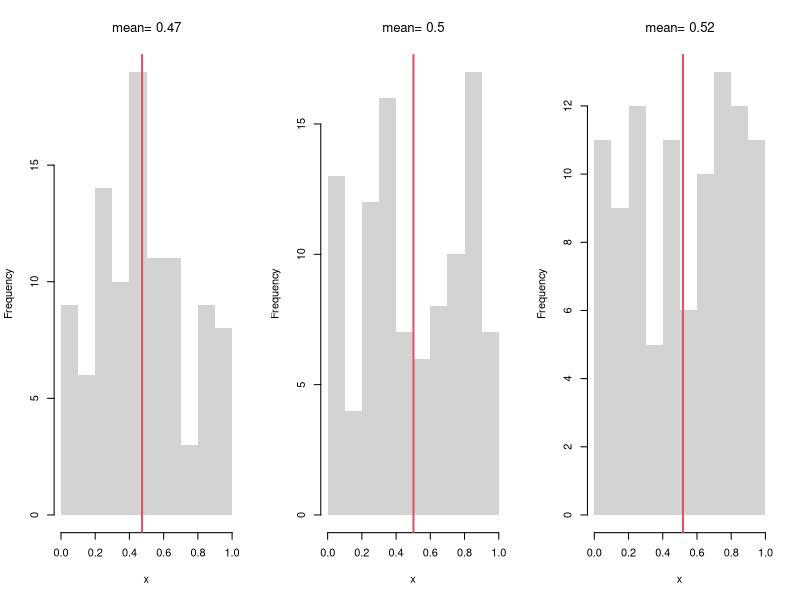
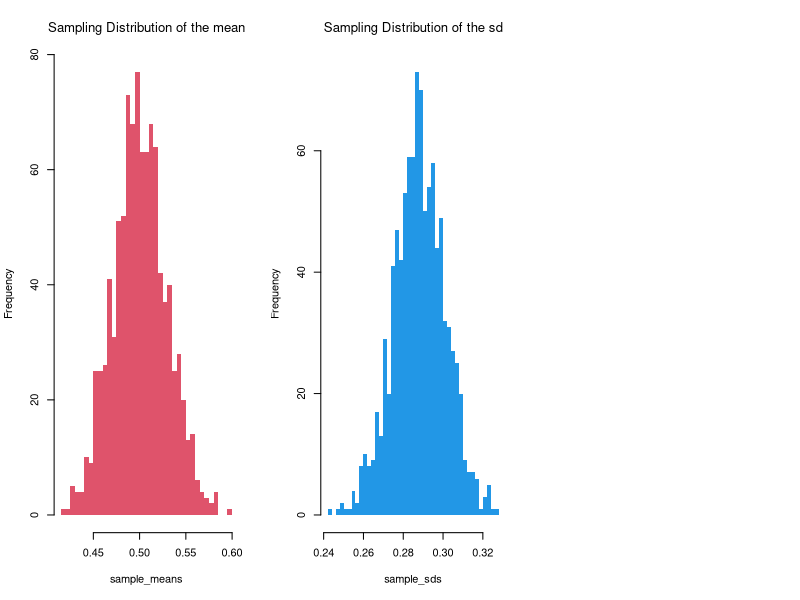
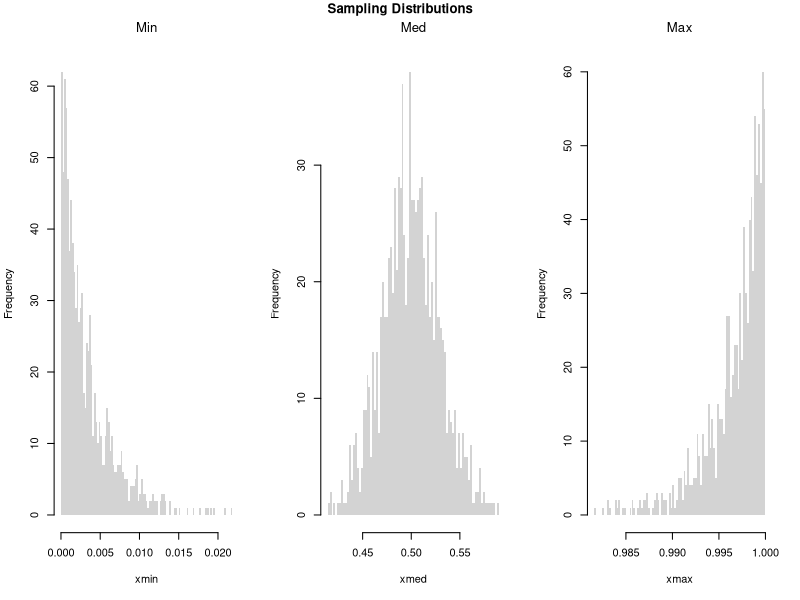
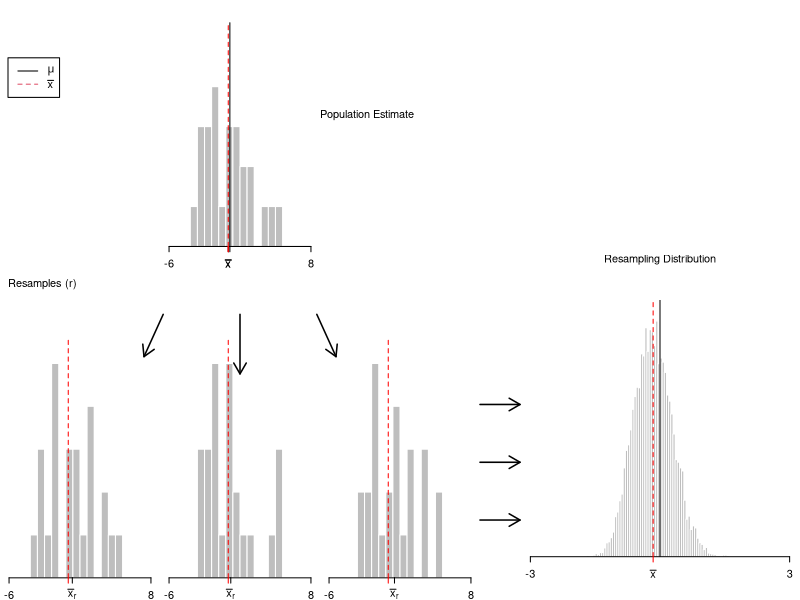
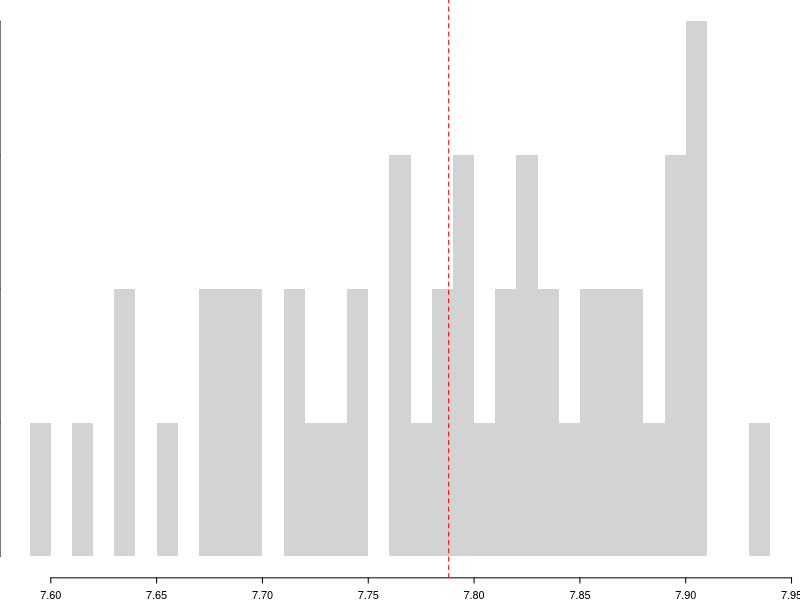
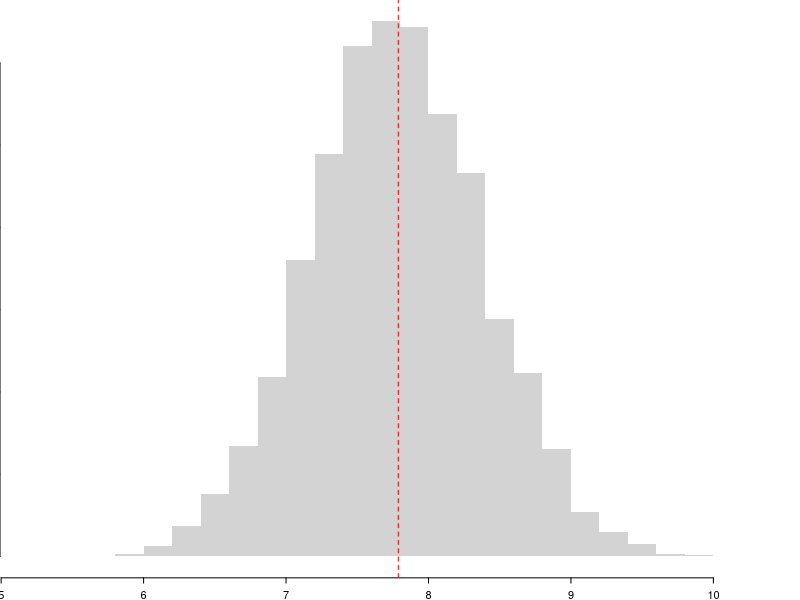
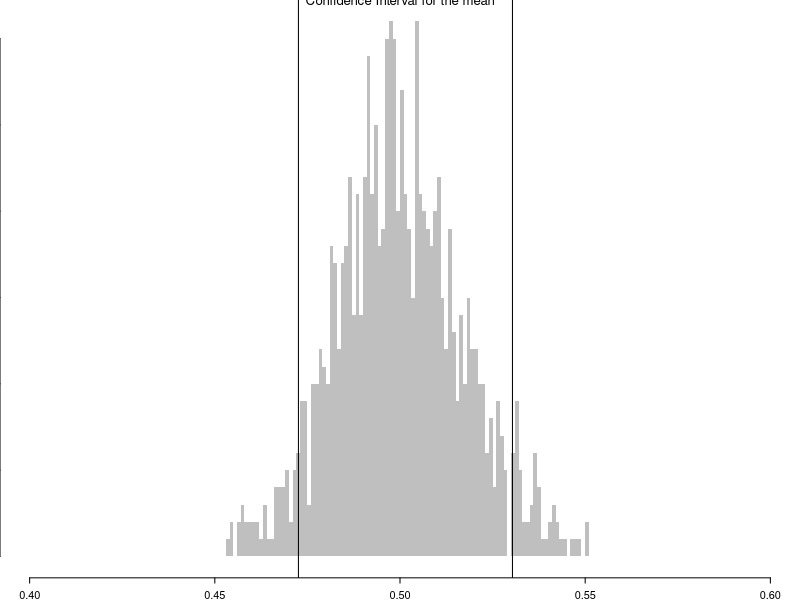
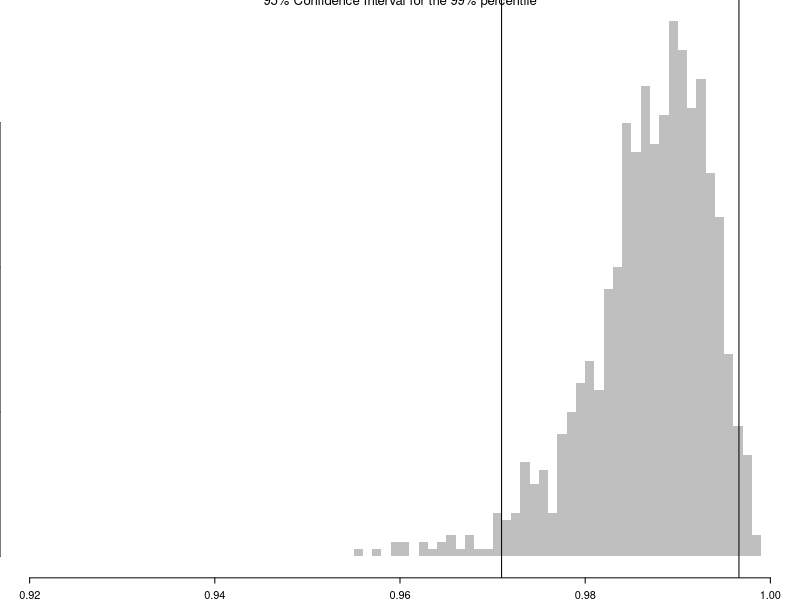

Write the R code that produced these figures, in order.
## ---- chunk 1
#All possible samples of two from {1,2,3,4}
#{1,2} {1,3}, {3,4}
#{2,3} {2,4}
#{3,4}
choose(4,2)

# Random sample (no duplicates, equal probability)
sample(1:4, 2, replace=F)
## ---- chunk 2
#All possible samples of two from an enormous bag of numbers {1,2,3,4}
#{1,1} {1,2} {1,3}, {3,4}
#{2,2} {2,3} {2,4}
#{3,3} {3,4}
#{4,4}

# Random sample (duplicates, equal probability)
sample(1:4, 2, replace=T)
## ---- chunk 3
# Three Sample Example
par(mfrow=c(1,3))
for(i in 1:3){
    x <- runif(100) 
    m <-  mean(x)
    hist(x,
        breaks=seq(0,1,by=.1), #for comparability
        main=NA, border=NA)
    abline(v=m, col=2, lwd=2)
    title(paste0('mean= ', round(m,2)),  font.main=1)
}
## ---- chunk 4
sample_means <- sapply(1:1000, function(i){
    m <- mean(runif(100))
    return(m)
})
hist(sample_means, breaks=50, border=NA,
    col=2, font.main=1,
    main='Sampling Distribution of the mean')
## ---- chunk 5
three_sds <- c(  sd(runif(100)),  sd(runif(100)),  sd(runif(100))  )
three_sds

sample_sds <- sapply(1:1000, function(i){
    s <- sd(runif(100))
    return(s)
})
hist(sample_sds, breaks=50, border=NA,
    col=4, font.main=1,
    main='Sampling Distribution of the sd')
## ---- chunk 6
# Create 300 samples, each with 1000 random uniform variables
x <- sapply(1:300, function(i) runif(1000) )
# Each row is a new sample
length(x[1,])

# Median looks normal, Maximum and Minumum do not!
xmin <- apply(x,1, quantile, probs=0)
xmed <- apply(x,1, quantile, probs=.5)
xmax <- apply(x,1, quantile, probs=1)
par(mfrow=c(1,3))
hist(xmin, breaks=100, border=NA, main='Min', font.main=1)
hist(xmed, breaks=100, border=NA, main='Med', font.main=1)
hist(xmax, breaks=100, border=NA, main='Max', font.main=1)
title('Sampling Distributions', outer=T, line=-1)
## ---- chunk 7
# Explore any function!
fun_of_rv <- function(f, n=100){
  x <- runif(n) # modify to try a different random variable
  y <- f(x) 
  return(y)
}

fun_of_rv( f=mean )

fun_of_rv( f=function(i){ diff(range(exp(i))) } )
## ---- chunk 8
sample_dat <- USArrests[,'Murder']
mean(sample_dat)
## ---- chunk 9
# Generate Nonormal Data 
# Modified from Hesterberg (2015)

# Population is 50% N(-2, 1) and 50% N(2, 4)
populationMean <- c(-2, 2)
populationVar <- c(1, 4)

# Generate samples from population
rPopulation <- function(n){
  # Which distribution is each observation coming from
  di <- sample(1:2, size=n, replace=TRUE, prob=c(.5,.5))
  rnorm(n, mean=populationMean[di], sd=sqrt(populationVar)[di])
}

# Compute Sample Mean
n <- 25
set.seed(2)
sample_dat <- rPopulation(n)
sample_mean <- mean(sample_dat)
## ---- chunk 10
# Plot Bootstrap Mean
# Modified from Hesterberg (2015)

#### Some parameters for figure layout.
divideX <- c(.6, .65)
divideY <- c(0, .32, .33, .65, .70, 1)
useFraction <- .9
Fraction2 <- 0:1 + c(1, -1) * (1-useFraction)/2
rescaleY <- function(x) (x-.33)/.67
divideY3 <- (c(NA, NA, .33, .65, .70, 1) - .33)/.67

PlotSample <- function(data,
    lineMu=TRUE,
    star=FALSE,
    lineM=NULL,
    col="gray"){
  # lineMu: logical, add a vertical line at mu
  # star:  logical, label with xbar* instead of xbar
  # lineM: NULL or numeric; add a vertical line there

  hist(data, breaks=seq(-6, 8, length=21), col=col,
       probability=TRUE, axes=FALSE, new=FALSE, border=0,
       xlab="", xlim=c(-6, 8), ylim=c(0, .351),
       xaxs="i", yaxs="i", main="")
  axis(side=1, at=c(-6, 8))
  axis(side=1, at=mean(data),
       if(star) expression(bar(x)[r]) else expression(bar(x)))
  if(lineMu) {
    segments(mean(populationMean), y0=0, y1=.32)
    axis(side=1, at=mean(populationMean), "")
  }
  if(length(lineM)) {
    segments(lineM, y0=0, y1=.32, col="red", lty=2)
    axis(side=1, at=lineM, "", col="red")
  }
  invisible(NULL)
}

### Plot sample (as substitute for population)
par(fig=c(divideX[1] * (1/3 + 1/3 * Fraction2), divideY3[5:6]),
    mar=.1 + c(2, 0, 0, 0), mex=.8)
PlotSample(sample_dat, lineM=sample_mean)
axis(1, sample_mean, expression(bar(x)), col="red")

### Bootstrap samples
set.seed(2)  ## Cherry Pick Some Good Ones
B <- lapply(1:20, function(i) sample(sample_dat, replace=T))
temp <- lapply(B, hist, breaks=seq(-6, 8, length=21), plot=F)
Bii <- which(sapply(temp, function(x) max(x[['counts']])) <= 5)
## Plot the Cherries
par(fig=c(divideX[1] * (0/3 + 1/3*Fraction2), divideY3[3:4]), new=T)
PlotSample(B[[Bii[1]]], sample_mean, lineMu=F, star=T)
par(fig=c(divideX[1] * (1/3 + 1/3*Fraction2), divideY3[3:4]), new=T)
PlotSample(B[[Bii[3]]], sample_mean, lineMu=F, star=T)
par(fig=c(divideX[1] * (2/3 + 1/3*Fraction2), divideY3[3:4]), new=T)
PlotSample(B[[Bii[2]]], sample_mean, lineMu=F, star=T)

### Bootstrap Distribution
par(fig=c(divideX[2], 1, 0, .5), new=T)
par(mar=c(4.1, 0, 0, 0))
set.seed(2)
Bmeans <- sapply(1:10^4, function(i) {
    dat_b <- sample(sample_dat, replace=T) # c.f. jackknife
    mean(dat_b)
})
hist(Bmeans, xlim=c(-3, 3), ylim=c(0, 1), breaks=61, border=0,
     axes=F, col="gray", probability=T, main="", yaxs="i",
     xlab="", ylab="")
abline(v=sample_mean, col="red", lty=2)
abline(v=mean(populationMean))
axis(1, c(-3, 3))
axis(1, at=sample_mean, expression(bar(x)), col="red")
#axis(3, at=mean(populationMean), expression(mu))

### Arrows
par(mar=c(2.1, 0, 0, 0))
par(fig=c(0, 1, 0, 1), usr=c(0, 1, 0, 1))
arrows(lwd=1.5, length=.125,
       x0=divideX[1] * (.29 + .42 * ppoints(5)[c(1,3,5)]),
       x1=divideX[1] * seq(.3, .7, length=3),
       y0=rescaleY(divideY[4:5] %*% c(.2, .77)) - .05,
       y1=rescaleY(divideY[4] - c(.6, 1, .6)*(divideY[5]-divideY[4])) - .05)
arrows(divideX[1], c(.1, .2, .3), length=.125, divideX[2], lwd=1.5)

### Text
text(.4, .8, adj=0, 'Population Estimate')
text((divideX[2]+1)/2, .55, adj=.5, 'Resampling Distribution')
text(0.01, divideY3[4]+.03, adj=0, "Resamples (r)")
legend(.01, .9, lty=1:2, col=1:2, legend=expression(mu, bar(x)))
## ---- chunk 11
sample_dat <- USArrests[,'Murder']
sample_mean <- mean(sample_dat)

# Jackknife Estimates
n <- length(sample_dat)
Jmeans <- sapply(1:n, function(i){
    dati <- sample_dat[-i]
    mean(dati)
})
hist(Jmeans, breaks=25, border=NA,
    main='', xlab=expression(bar(X)[-i]))
abline(v=sample_mean, col='red', lty=2)
## ---- chunk 12
# Bootstrap estimates
set.seed(2)
Bmeans <- sapply(1:10^4, function(i) {
    dat_b <- sample(sample_dat, replace=T) # c.f. jackknife
    mean(dat_b)
})

hist(Bmeans, breaks=25, border=NA,
    main='', xlab=expression(bar(X)[b]))
abline(v=sample_mean, col='red', lty=2)
## ---- chunk 13
# Boot CI
boot_ci <- quantile(Bmeans, probs=c(.025, .975))
boot_ci

# Jack CI
jack_ci <- quantile(Jmeans, probs=c(.025, .975))
jack_ci

# more conservative estimate
ci_est <- boot_ci
## ---- chunk 14
sample_means <- apply(x,1,mean)
# standard error
sd(sample_means)
## ---- chunk 15
# Middle 90%
mq <- quantile(sample_means, probs=c(.05,.95))
paste0('we are 90% confident that the mean is between ', 
    round(mq[1],2), ' and ', round(mq[2],2) )

bks <- seq(.4,.6,by=.001)
hist(sample_means, breaks=bks, border=NA,
    col=rgb(0,0,0,.25), font.main=1,
    main='Confidence Interval for the mean')
abline(v=mq)
## ---- chunk 16
## Upper Percentile
sample_quants <- apply(x,1,quantile, probs=.99)

# Middle 95% of estimates
mq <- quantile(sample_quants, probs=c(.025,.975))
paste0('we are 95% confident that the upper percentile is between ', 
    round(mq[1],2), ' and ', round(mq[2],2) )

bks <- seq(.92,1,by=.001)
hist(sample_quants, breaks=bks, border=NA,
    col=rgb(0,0,0,.25), font.main=1,
    main='95% Confidence Interval for the 99% percentile')
abline(v=mq)
## ---- chunk 17
# Theoretically: [-1 sd, +1 sd] has 2/3 coverage

# Confidence Interval for each sample
xq <- apply(x,1, function(r){ #theoretical se's 
    mean(r) + c(-1,1)*sd(r)/sqrt(length(r))
})
# First 4 interval estimates
xq[,1:4]

# Explicit calculation
mu_true <- 0.5
# Logical vector: whether the true mean is in each CI
covered <- mu_true >= xq[1, ] & mu_true <= xq[2, ]
# Empirical coverage rate
coverage_rate <- mean(covered)
cat(sprintf("Estimated coverage probability: %.2f%%\n", 100 * coverage_rate))
## ---- chunk 18
# Visualize first N confidence intervals
N <- 100
plot.new()
plot.window(xlim = range(xq), ylim = c(0, N))
for (i in 1:N) {
  col_i <- if (covered[i]) rgb(0, 0, 0, 0.3) else rgb(1, 0, 0, 0.5)
  segments(xq[1, i], i, xq[2, i], i, col = col_i, lwd = 2)
}
abline(v = mu_true, col = "blue", lwd = 2)
axis(1)
title("Visualizing CI Coverage (Red = Missed)")
## ---- chunk 19
# Frequency each point was in an interval
bks <- seq(0,1,by=.01)
xcovr <- sapply(bks, function(b){
    bl <- b >= xq[1,]
    bu <- b <= xq[2,]
    mean( bl & bu )
})
# 50\% Coverage
c_ul <- range(bks[xcovr>=.5])
c_ul # 50% confidence interval

plot.new()
plot.window(xlim=c(0,1), ylim=c(0,1))
polygon( c(bks, rev(bks)), c(xcovr, xcovr*0), col=grey(.5,.5), border=NA)
mtext('Frequency each value was in an interval',2, line=2.5)
axis(1)
axis(2)
abline(h=.5, lwd=2)
segments(c_ul,0,c_ul,.5, lty=2)
## ---- chunk 20
boot_se <- sd(Bmeans)

sample_sd <- sd(sample_dat)
theory_se <- sample_sd/sqrt(n)

c(boot_se, theory_se)
## ---- chunk 21
Nseq <- seq(1,100, by=1) # Sample sizes
B <- 1000 # Number of draws per sample

SE <- sapply(Nseq, function(n){
    sample_statistics <- sapply(1:B, function(b){
        x <- rnorm(n) # Sample of size N
        quantile(x,probs=.4) # Statistic
    })
    sd(sample_statistics)
})

par(mfrow=c(1,2))
plot(Nseq, SE, pch=16, col=grey(0,.5),
    main='Absolute Gain', font.main=1,
    ylab='standard error', xlab='sample size')
plot(Nseq[-1], abs(diff(SE)), pch=16, col=grey(0,.5),
    main='Marginal Gain', font.main=1,
    ylab='decrease in standard error', xlab='sample size')
